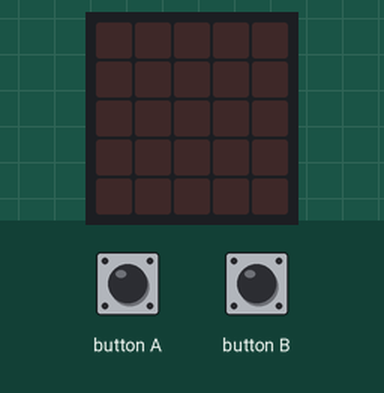
Simulated run of this program. Board: BBC micro:bit (MakeCode). On the bench: the board's 5×5 LED display. The inputs (shaded band) are chosen by the test bench. Random numbers come from a fixed seed.

Above: at 1.2 s.
1.3 s: button B pressed for 0.15 s
At 2.6 s:
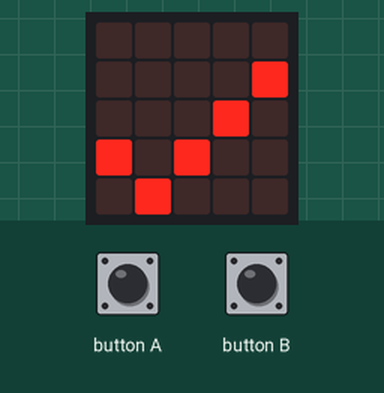
2.9 s: button A pressed for 0.15 s
At 4.1 s:
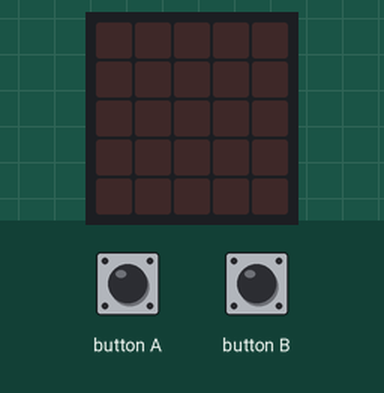
4.5 s: button B pressed 5 times (0.12 s each, 0.3 s apart)
At 6.8 s:
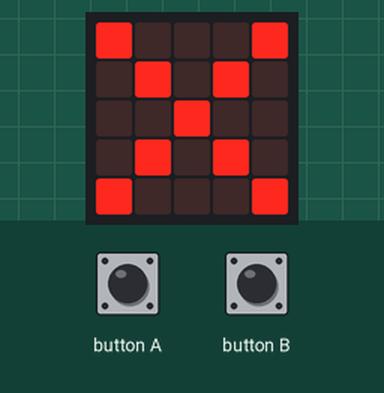
Timing chart, 0 to 8.3 s (numbered marks = the images above; inputs shaded):
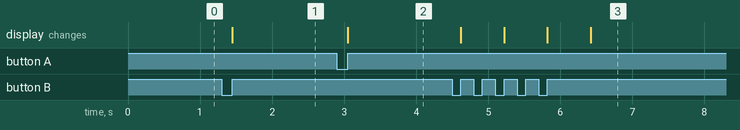

Measured:
- after the input at 1.3 s, the display: changes after 0.15 s (image 1)
- after the input at 2.9 s, the display: changes after 0.15 s (image 2)
- after the input at 4.5 s, the display: first changes after 0.12 s (image 3 shows a later state)

The program:

eight-ball.py
```python
nástroj = 0

def on_button_pressed_a():
    basic.show_leds("""
        . . . . .
        . . . . .
        . . . . .
        . . . . .
        . . . . .
        """)
input.on_button_pressed(Button.A, on_button_pressed_a)

def on_button_pressed_b():
    global nástroj
    nástroj = randint(0, 1)
    if nástroj == 0:
        basic.show_icon(IconNames.YES)
    if nástroj == 1:
        basic.show_icon(IconNames.NO)
input.on_button_pressed(Button.B, on_button_pressed_b)
```
